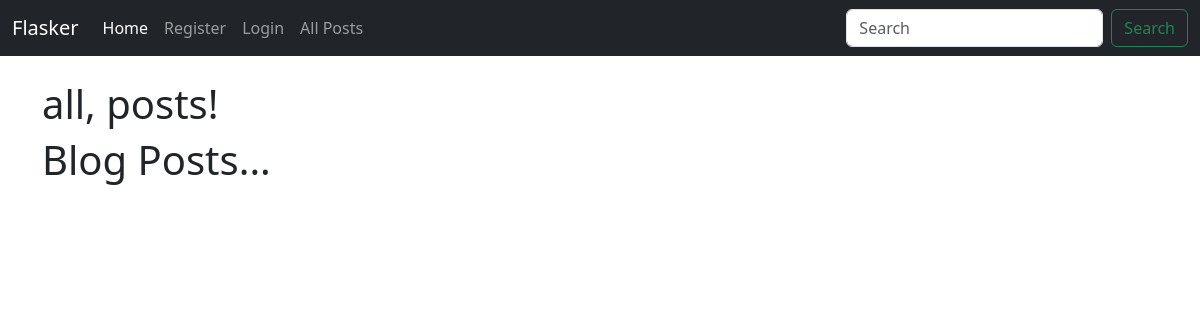
Page /posts on the earlier database version.
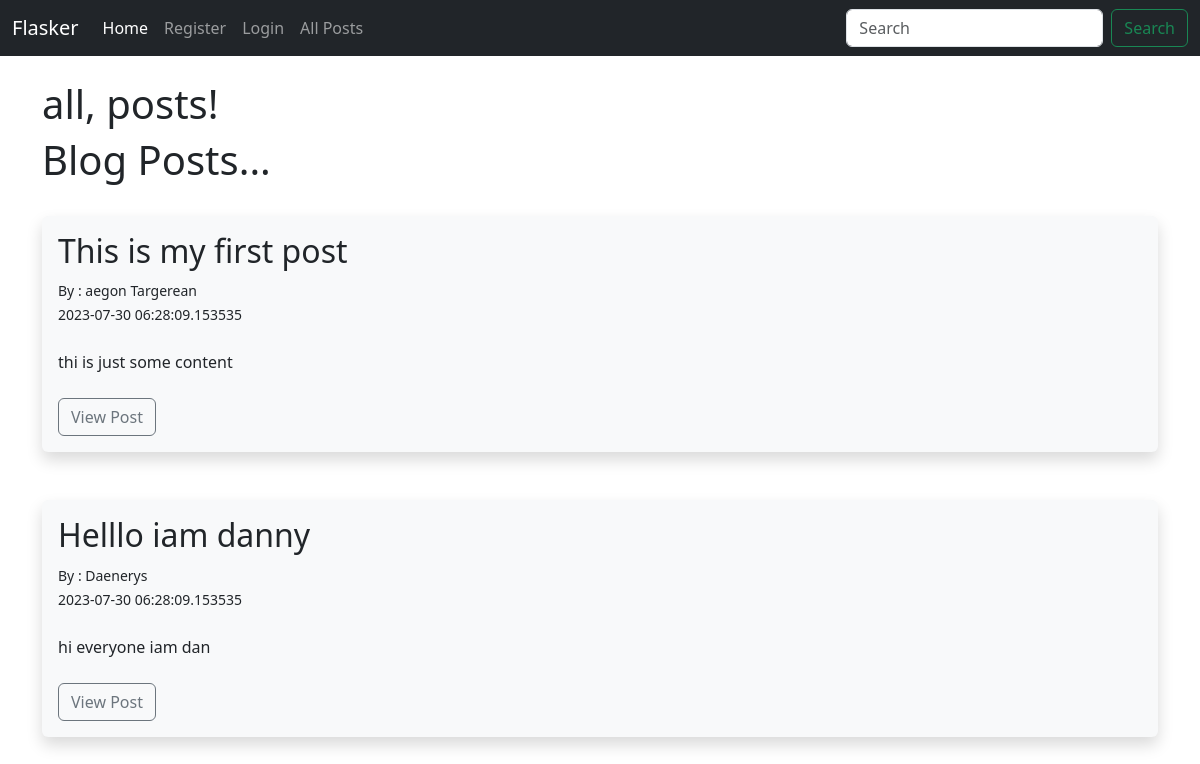
Same page on the later database version.
### app.py (models this page shows, shortened)
class Posts(db.Model):
    id=db.Column(db.Integer,primary_key=True)
    title=db.Column(db.String(255),nullable=False)
    content=db.Column(db.Text)
    poster_id=db.Column(db.ForeignKey('user.id'))
    date_posted=db.Column(db.DateTime,default=datetime.utcnow())

class User(db.Model,UserMixin):
    id=db.Column(db.Integer,primary_key=True)
    username=db.Column(db.String(255),nullable=False,unique=True)
    name=db.Column(db.String(255),nullable=False)
    email=db.Column(db.String(255),nullable=False,unique=True)
    date_added=db.Column(db.DateTime,default=datetime.utcnow())
    password_hash=db.Column(db.String(255))
    posts=db.relationship('Posts',backref='poster')
    @property
    def password(self):
        raise AttributeError('Password is not a readable attribute')

### app.py (the view)
@app.route('/posts')
def posts():
    posts=Posts.query.order_by(Posts.date_posted)
    return render_template('all_posts.html',posts=posts)

### templates/all_posts.html (shortened to what this page needs)
{% extends 'base.html' %}
{% block content %}
<br>
<h1>all, posts!</h1>
<h1>Blog Posts...</h1>
<br>
{% for post in posts %}
<div class="shadow p-3 mb-5 bg-body-tertiary rounded">
<h2>
    {{post.title}}
</h2>
<small>By : {{post.poster.name}}<br>
    {{post.date_posted}}
</small><br>
<br>
{{post.content | safe }}<br><br>
<a href="{{url_for('view_post',id=post.id)}}" class="btn btn-outline-secondary btn-small">View Post</a>
</div>
{% endfor %}
<br>
{% endblock %}

Differences in the rows shown:
added Posts: title "This is my first post", poster.name "aegon Targerean", date_posted "2023-07-30 06:28:09.153535", content "thi is just some content"
added Posts: title "Helllo iam danny", poster.name "Daenerys", date_posted "2023-07-30 06:28:09.153535", content "hi everyone iam dan"
